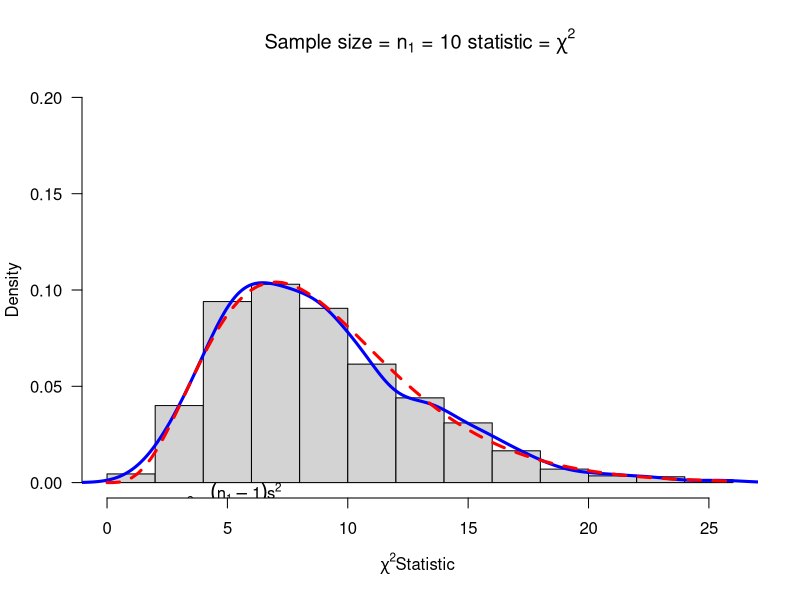
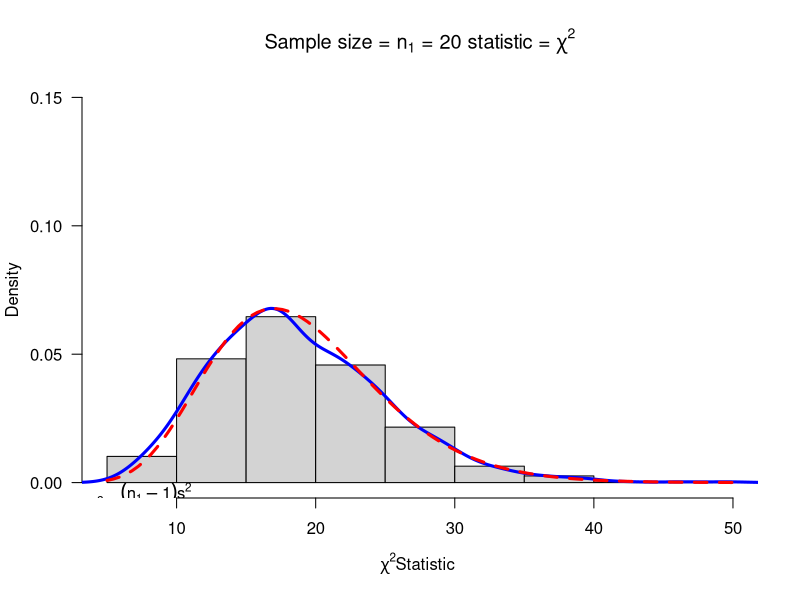
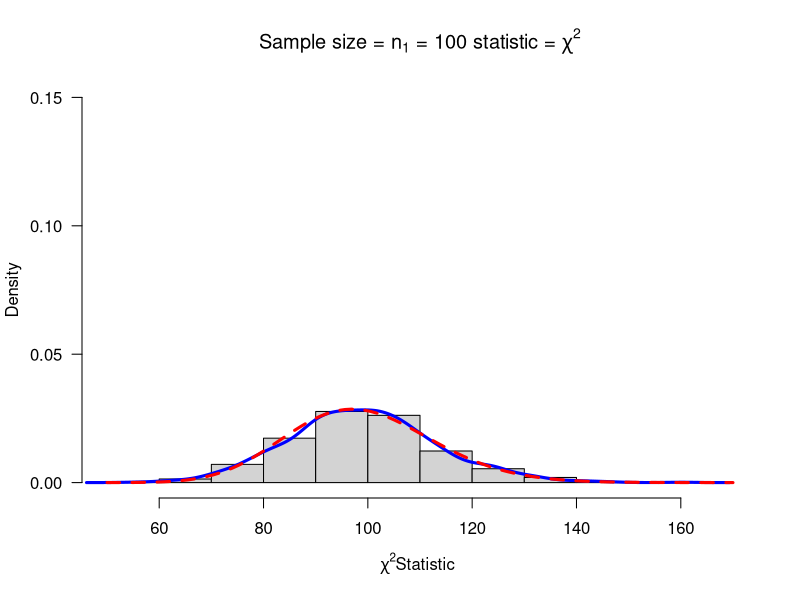
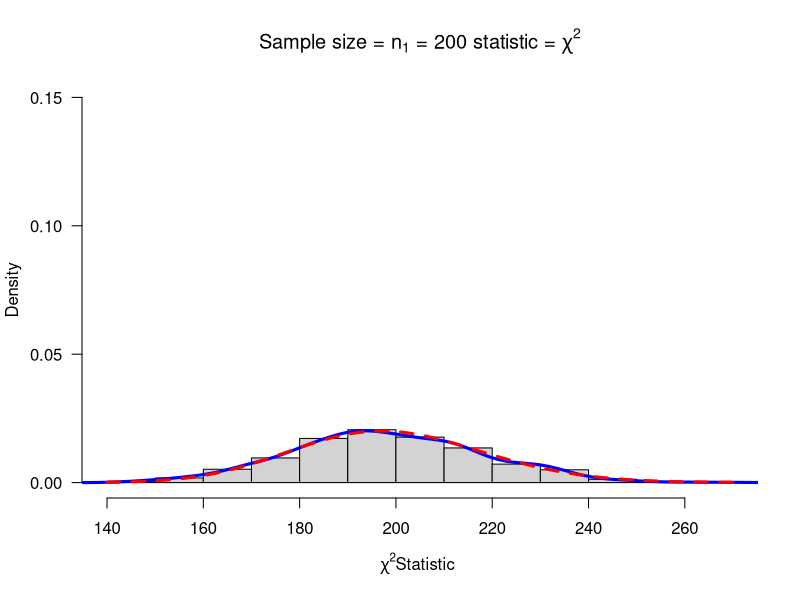
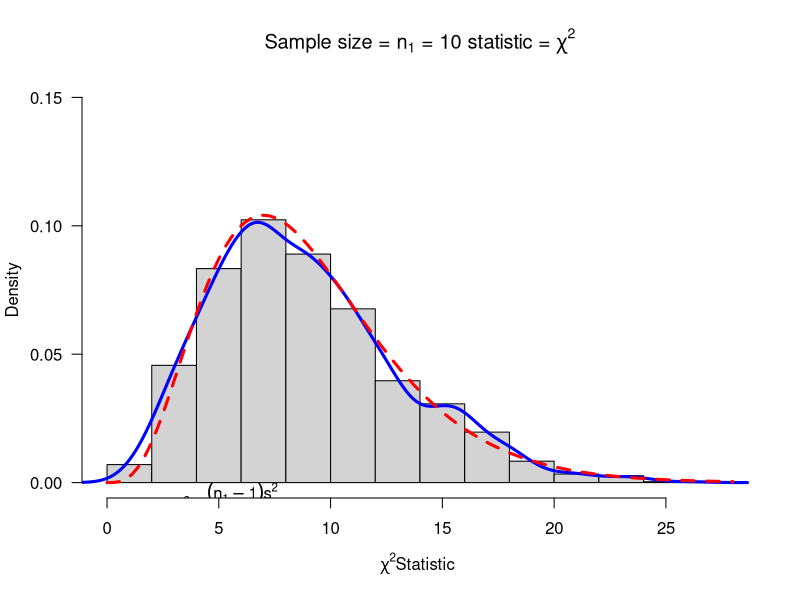

These charts were generated, in order, by the following R code: (Note: this script raises an error after producing the figures.)
## ---- chunk 1
knitr::opts_chunk$set(echo = TRUE)
## ---- chunk 2

# create data folder and compres data
# usethis::use_data()
## ---- chunk 3
getwd()
## ---- chunk 4
mychisim<-function(n1=10,sigma1=3,mean1=5,iter=1000,ymax=0.1,...){
  # Generate the "iter" amount of samples using rnorm
  y1=rnorm(n1*iter,mean=mean1,sd=sigma1)
  # Define dimension of data matrix by user input
  data1.mat=matrix(y1,nrow=n1,ncol=iter,byrow=TRUE)
  # Define ssq1
  ssq1=apply(data1.mat,2,var)
  # chi-sqaure Statistic
  #  denoted as 'w'
  w=(n1-1)*ssq1/sigma1^2
  # Histogram
  #   - User Input Adaptive labels
  hist(w,freq=FALSE, ylim=c(0,ymax),
       main=substitute(paste("Sample size = ",n[1]," = ",n1," statistic = ",chi^2)),
       xlab=expression(paste(chi^2, "Statistic",sep=" ")), las=1)
  # Creates density plot lines on-top of histogram
  lines(density(w),col="Blue",lwd=3)
   # Creates theoretical curve on-top of histogram
  curve(dchisq(x,n1-1),add=TRUE,col="Red",lty=2,lwd=3)
  # Adaptive Title:
  # mathematical annotation -see ?plotmath
  title=expression(chi^2==frac((n[1]-1)*s^2,sigma^2))
  # Legend placed using locater/coordinates if in .rmd
  legend(x =2 ,y =0,c("Simulated","Theoretical"),col=c("Blue","Red"),lwd=4,lty=1:2,bty="n",title=title)
  ### Function Return ###
  return(list(w=w,summary=summary(w),sd=sd(w),fun="Chi-sq"))
}

## ---- chunk 5
mychisim(n1 = 10, iter=1000,mean1 = 10,sigma1 = 4,ymax=0.2)
## ---- chunk 6
mychisim(n1 = 20, iter=1000,mean1 = 10,sigma1 = 4,ymax=0.15)
## ---- chunk 7
mychisim(n1 = 100, iter=1000,mean1 = 10,sigma1 = 4,ymax=0.15)
## ---- chunk 8
mychisim(n1 = 200, iter=1000,mean1 = 10,sigma1 = 4,ymax=0.15)
## ---- chunk 9
chisq=mychisim(n1 = 10, iter=1500,mean1 = 20,sigma1 = 10,ymax=0.15)


hist(chisq,)
